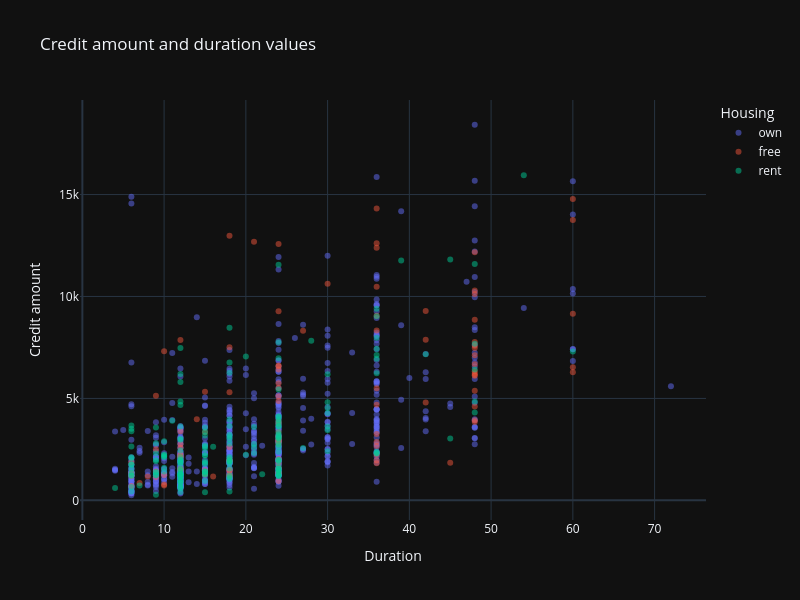
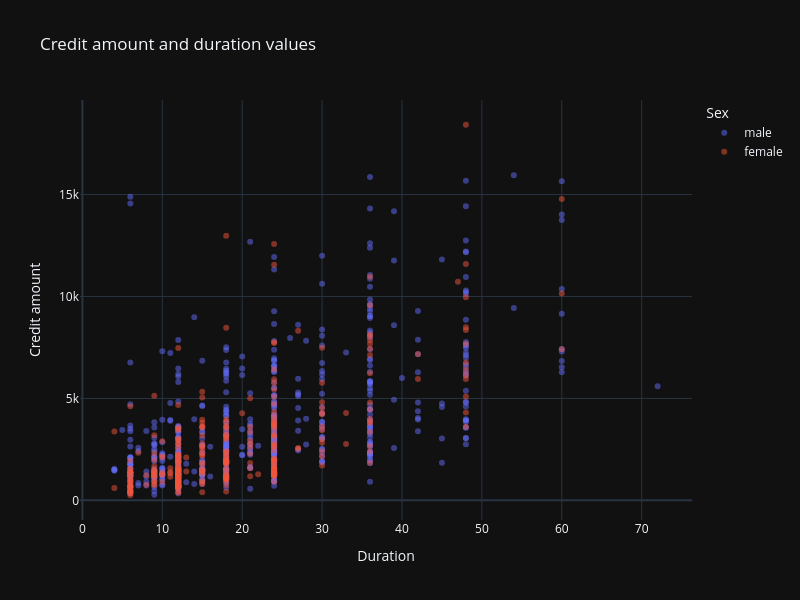
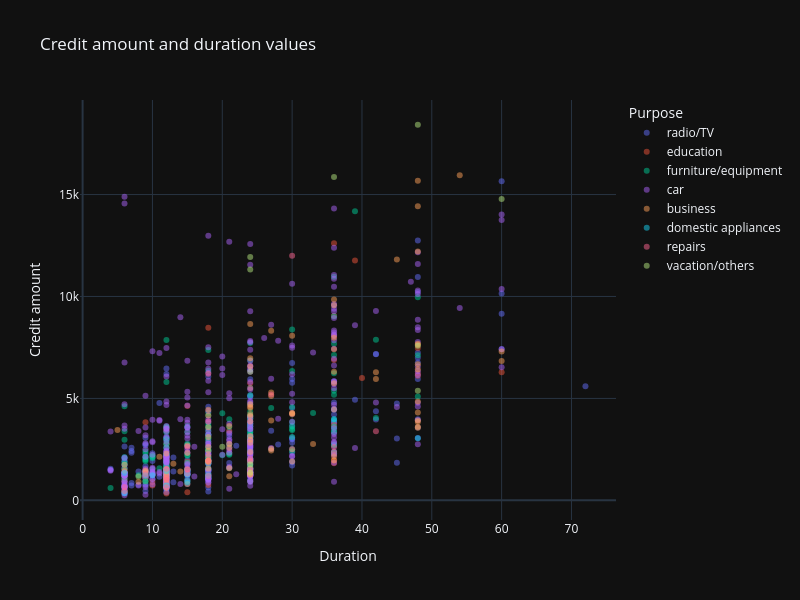

Write notebook code for charts like these, in order.
### Code cell
# most correlated credit amount and duration (months)
# marked by Housing column
fig = px.scatter(df_raw, x='Duration', y='Credit amount', color='Housing', opacity=0.5,
                 title='Credit amount and duration values', width=800, height=600)
fig.show()

# marked by Sex column
fig = px.scatter(df_raw, x='Duration', y='Credit amount', color='Sex', opacity=0.5,
                 title='Credit amount and duration values', width=800, height=600)
fig.show()

# marked by Purpose column
fig = px.scatter(df_raw, x='Duration', y='Credit amount', color='Purpose', opacity=0.5,
                 title='Credit amount and duration values', width=800, height=600)
fig.show()

### Figure 1 — Plotly figure (JSON) as saved in the notebook; plotly's stock layout.template omitted (floating-point values rounded to 4 significant figures; data arrays with more than 128 entries replaced by an {"elided": "..."} marker saying what was removed)
{"data": [{"hovertemplate": "Housing=own<br>Duration=%{x}<br>Credit amount=%{y}<extra></extra>", "legendgroup": "own", "marker": {"color": "#636efa", "opacity": 0.5, "symbol": "circle"}, "mode": "markers", "name": "own", "orientation": "v", "showlegend": true, "x": {"elided": "713 int values"}, "xaxis": "x", "y": {"elided": "713 int values"}, "yaxis": "y", "type": "scatter"}, {"hovertemplate": "Housing=free<br>Duration=%{x}<br>Credit amount=%{y}<extra></extra>", "legendgroup": "free", "marker": {"color": "#EF553B", "opacity": 0.5, "symbol": "circle"}, "mode": "markers", "name": "free", "orientation": "v", "showlegend": true, "x": [42, 24, 36, 24, 48, 48, 36, 36, 36, 8, 12, 36, 10, 18, 6, 10, 9, 16, 48, 24, 30, 12, 24, 9, 48, 12, 18, 12, 48, 48, 24, 42, 48, 48, 24, 24, 24, 9, 10, 18, 60, 60, 7, 36, 18, 36, 12, 18, 6, 12, 24, 27, 36, 36, 6, 24, 48, 48, 24, 24, 48, 24, 36, 12, 24, 24, 36, 15, 10, 60, 18, 24, 48, 14, 12, 24, 60, 36, 48, 24, 15, 6, 18, 12, 15, 21, 12, 48, 24, 18, 24, 42, 48, 36, 48, 15, 18, 15, 18, 9, 24, 36, 48, 60, 24, 24, 24, 45], "xaxis": "x", "y": [7882, 4870, 9055, 12579, 6110, 6143, 2225, 1953, 1819, 1164, 1526, 12612, 781, 1984, 1346, 7308, 5129, 1175, 3844, 2760, 10623, 7865, 3149, 2507, 4605, 2149, 5302, 2748, 12169, 7582, 6419, 4796, 10127, 5381, 2910, 6615, 5743, 1136, 727, 1239, 13756, 14782, 846, 14318, 12976, 3249, 2578, 1190, 1872, 3386, 3757, 8318, 5493, 4686, 700, 5507, 7119, 7763, 2032, 1333, 8858, 2964, 12389, 2133, 3863, 1837, 2671, 1300, 1240, 9157, 2600, 947, 7476, 3973, 2279, 5103, 6527, 2862, 6331, 1377, 5324, 1198, 1505, 1555, 1271, 12680, 1480, 6224, 2892, 7511, 1597, 9283, 3931, 8335, 6681, 1471, 1442, 3343, 1940, 1422, 9277, 10477, 10297, 6288, 3349, 3069, 6579, 1845], "yaxis": "y", "type": "scatter"}, {"hovertemplate": "Housing=rent<br>Duration=%{x}<br>Credit amount=%{y}<extra></extra>", "legendgroup": "rent", "marker": {"color": "#00cc96", "opacity": 0.5, "symbol": "circle"}, "mode": "markers", "name": "rent", "orientation": "v", "showlegend": true, "x": {"elided": "179 int values"}, "xaxis": "x", "y": {"elided": "179 int values"}, "yaxis": "y", "type": "scatter"}], "layout": {"xaxis": {"anchor": "y", "domain": [0.0, 1.0], "title": {"text": "Duration"}}, "yaxis": {"anchor": "x", "domain": [0.0, 1.0], "title": {"text": "Credit amount"}}, "legend": {"title": {"text": "Housing"}, "tracegroupgap": 0}, "title": {"text": "Credit amount and duration values"}, "height": 600, "width": 800}}

### Figure 2 — Plotly figure (JSON) as saved in the notebook; plotly's stock layout.template omitted (floating-point values rounded to 4 significant figures; data arrays with more than 128 entries replaced by an {"elided": "..."} marker saying what was removed)
{"data": [{"hovertemplate": "Sex=male<br>Duration=%{x}<br>Credit amount=%{y}<extra></extra>", "legendgroup": "male", "marker": {"color": "#636efa", "opacity": 0.5, "symbol": "circle"}, "mode": "markers", "name": "male", "orientation": "v", "showlegend": true, "x": {"elided": "690 int values"}, "xaxis": "x", "y": {"elided": "690 int values"}, "yaxis": "y", "type": "scatter"}, {"hovertemplate": "Sex=female<br>Duration=%{x}<br>Credit amount=%{y}<extra></extra>", "legendgroup": "female", "marker": {"color": "#EF553B", "opacity": 0.5, "symbol": "circle"}, "mode": "markers", "name": "female", "orientation": "v", "showlegend": true, "x": {"elided": "310 int values"}, "xaxis": "x", "y": {"elided": "310 int values"}, "yaxis": "y", "type": "scatter"}], "layout": {"xaxis": {"anchor": "y", "domain": [0.0, 1.0], "title": {"text": "Duration"}}, "yaxis": {"anchor": "x", "domain": [0.0, 1.0], "title": {"text": "Credit amount"}}, "legend": {"title": {"text": "Sex"}, "tracegroupgap": 0}, "title": {"text": "Credit amount and duration values"}, "height": 600, "width": 800}}

### Figure 3 — Plotly figure (JSON) as saved in the notebook; plotly's stock layout.template omitted (floating-point values rounded to 4 significant figures; data arrays with more than 128 entries replaced by an {"elided": "..."} marker saying what was removed)
{"data": [{"hovertemplate": "Purpose=radio/TV<br>Duration=%{x}<br>Credit amount=%{y}<extra></extra>", "legendgroup": "radio/TV", "marker": {"color": "#636efa", "opacity": 0.5, "symbol": "circle"}, "mode": "markers", "name": "radio/TV", "orientation": "v", "showlegend": true, "x": {"elided": "280 int values"}, "xaxis": "x", "y": {"elided": "280 int values"}, "yaxis": "y", "type": "scatter"}, {"hovertemplate": "Purpose=education<br>Duration=%{x}<br>Credit amount=%{y}<extra></extra>", "legendgroup": "education", "marker": {"color": "#EF553B", "opacity": 0.5, "symbol": "circle"}, "mode": "markers", "name": "education", "orientation": "v", "showlegend": true, "x": [12, 36, 48, 36, 36, 36, 12, 15, 36, 12, 21, 9, 9, 12, 6, 12, 12, 12, 12, 18, 24, 9, 10, 18, 39, 18, 12, 9, 12, 6, 6, 15, 36, 21, 9, 24, 24, 24, 9, 12, 18, 15, 12, 48, 6, 6, 15, 6, 6, 36, 12, 48, 40, 24, 10, 12, 36, 60, 12], "xaxis": "x", "y": [2096, 9055, 6110, 1819, 1977, 12612, 2012, 392, 6887, 339, 3414, 1501, 936, 902, 932, 1200, 3447, 2748, 701, 1864, 5743, 1136, 727, 1239, 11760, 8471, 719, 1244, 754, 448, 1238, 1532, 2273, 2319, 1199, 1927, 937, 1837, 3832, 1393, 750, 4623, 684, 7476, 1047, 1538, 1905, 1198, 433, 8065, 1410, 6224, 5998, 1597, 894, 795, 3711, 6288, 3565], "yaxis": "y", "type": "scatter"}, {"hovertemplate": "Purpose=furniture/equipment<br>Duration=%{x}<br>Credit amount=%{y}<extra></extra>", "legendgroup": "furniture/equipment", "marker": {"color": "#00cc96", "opacity": 0.5, "symbol": "circle"}, "mode": "markers", "name": "furniture/equipment", "orientation": "v", "showlegend": true, "x": {"elided": "181 int values"}, "xaxis": "x", "y": {"elided": "181 int values"}, "yaxis": "y", "type": "scatter"}, {"hovertemplate": "Purpose=car<br>Duration=%{x}<br>Credit amount=%{y}<extra></extra>", "legendgroup": "car", "marker": {"color": "#ab63fa", "opacity": 0.5, "symbol": "circle"}, "mode": "markers", "name": "car", "orientation": "v", "showlegend": true, "x": {"elided": "337 int values"}, "xaxis": "x", "y": {"elided": "337 int values"}, "yaxis": "y", "type": "scatter"}, {"hovertemplate": "Purpose=business<br>Duration=%{x}<br>Credit amount=%{y}<extra></extra>", "legendgroup": "business", "marker": {"color": "#FFA15A", "opacity": 0.5, "symbol": "circle"}, "mode": "markers", "name": "business", "orientation": "v", "showlegend": true, "x": [48, 30, 60, 18, 12, 9, 36, 48, 42, 18, 12, 54, 18, 14, 6, 48, 24, 24, 36, 36, 24, 48, 27, 27, 24, 27, 30, 18, 24, 21, 12, 24, 36, 12, 48, 18, 6, 12, 48, 30, 15, 9, 18, 24, 12, 5, 12, 18, 33, 12, 27, 15, 24, 15, 21, 24, 24, 24, 48, 21, 48, 36, 30, 48, 24, 36, 21, 36, 30, 27, 48, 24, 30, 13, 12, 18, 21, 8, 18, 48, 24, 45, 24, 18, 36, 24, 24, 48, 27, 11, 24, 18, 36, 60, 18, 48, 42], "xaxis": "x", "y": [4308, 8072, 6836, 1913, 1264, 1391, 1953, 14421, 5954, 1568, 1412, 15945, 2622, 1410, 1449, 3566, 6967, 1935, 9572, 4455, 4591, 3844, 3915, 5117, 6568, 5293, 1908, 3104, 2978, 2767, 1185, 1258, 6304, 1076, 7629, 4439, 1743, 1542, 7685, 4272, 2326, 1449, 1887, 8648, 2292, 3448, 609, 1950, 2764, 1037, 8318, 2687, 4712, 806, 1572, 4241, 3863, 4526, 12204, 3652, 3914, 7980, 4221, 3609, 4139, 5742, 2580, 9857, 2503, 2528, 6416, 1275, 4280, 1797, 841, 1941, 1188, 907, 4165, 6681, 2375, 11816, 1559, 2169, 7409, 1382, 2825, 15672, 2442, 2142, 3161, 3590, 2145, 7297, 2427, 4844, 6289], "yaxis": "y", "type": "scatter"}, {"hovertemplate": "Purpose=domestic appliances<br>Duration=%{x}<br>Credit amount=%{y}<extra></extra>", "legendgroup": "domestic appliances", "marker": {"color": "#19d3f3", "opacity": 0.5, "symbol": "circle"}, "mode": "markers", "name": "domestic appliances", "orientation": "v", "showlegend": true, "x": [10, 15, 12, 15, 9, 6, 18, 12, 36, 48, 6, 15], "xaxis": "x", "y": [1225, 1262, 1424, 1275, 1236, 343, 1217, 741, 3990, 3051, 1338, 874], "yaxis": "y", "type": "scatter"}, {"hovertemplate": "Purpose=repairs<br>Duration=%{x}<br>Credit amount=%{y}<extra></extra>", "legendgroup": "repairs", "marker": {"color": "#FF6692", "opacity": 0.5, "symbol": "circle"}, "mode": "markers", "name": "repairs", "orientation": "v", "showlegend": true, "x": [18, 27, 12, 12, 9, 36, 30, 18, 24, 6, 42, 15, 24, 12, 36, 15, 15, 12, 18, 18, 6, 15], "xaxis": "x", "y": [6204, 5190, 1108, 639, 1288, 2613, 11998, 1190, 2058, 660, 3394, 1512, 5507, 996, 2384, 1308, 2631, 1555, 3872, 1943, 454, 1514], "yaxis": "y", "type": "scatter"}, {"hovertemplate": "Purpose=vacation/others<br>Duration=%{x}<br>Credit amount=%{y}<extra></extra>", "legendgroup": "vacation/others", "marker": {"color": "#B6E880", "opacity": 0.5, "symbol": "circle"}, "mode": "markers", "name": "vacation/others", "orientation": "v", "showlegend": true, "x": [8, 24, 24, 48, 48, 60, 24, 20, 24, 24, 36, 48], "xaxis": "x", "y": [1164, 1755, 11938, 7582, 5381, 14782, 11328, 2629, 1358, 6314, 15857, 18424], "yaxis": "y", "type": "scatter"}], "layout": {"xaxis": {"anchor": "y", "domain": [0.0, 1.0], "title": {"text": "Duration"}}, "yaxis": {"anchor": "x", "domain": [0.0, 1.0], "title": {"text": "Credit amount"}}, "legend": {"title": {"text": "Purpose"}, "tracegroupgap": 0}, "title": {"text": "Credit amount and duration values"}, "height": 600, "width": 800}}
